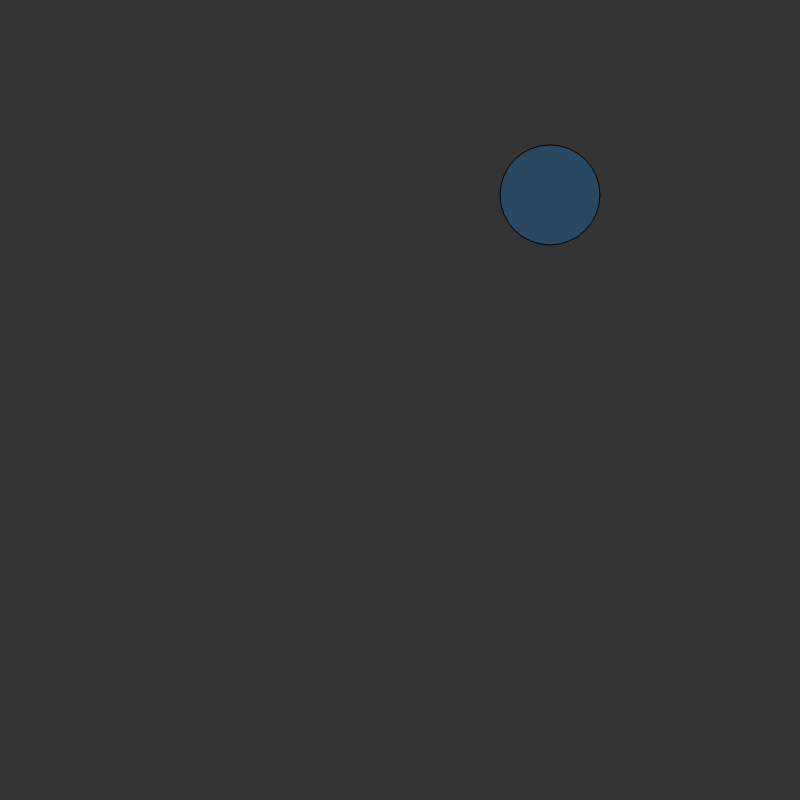
Frame 1 (no input)
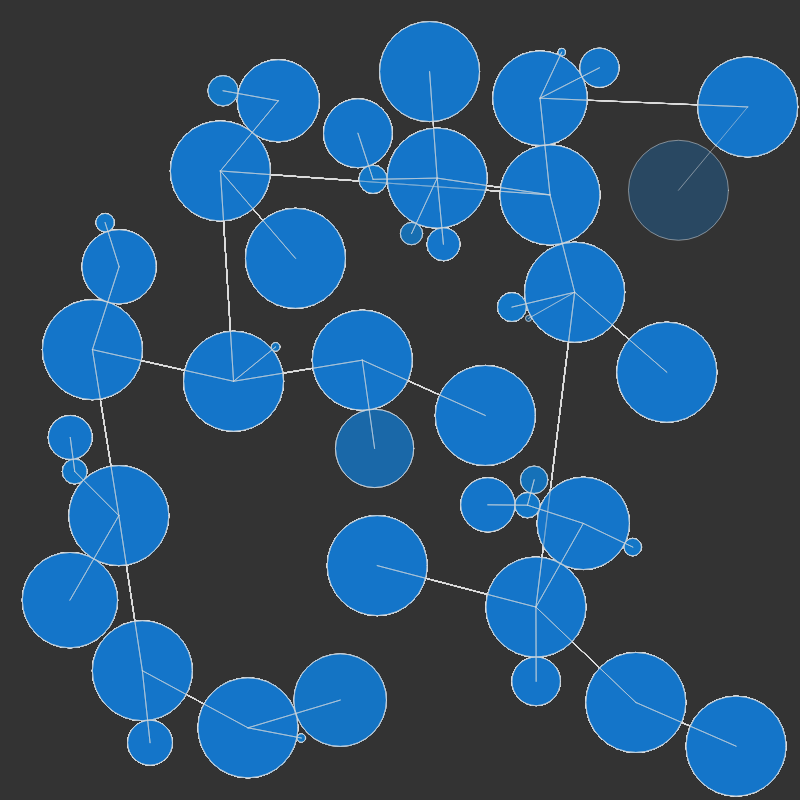
Frame 60 (no input)
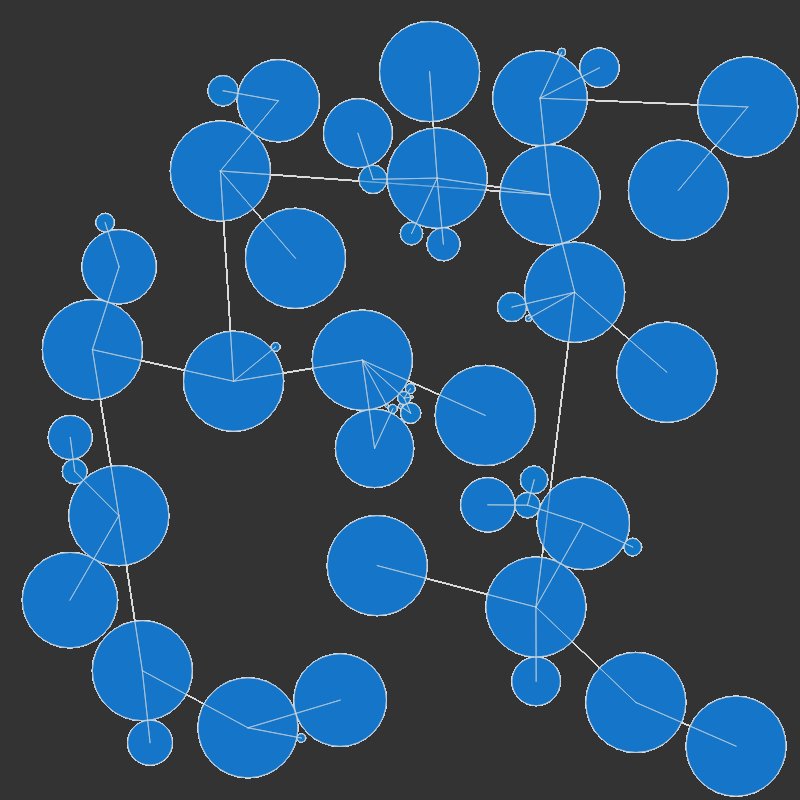
Frame 120 (the mouse pressed at the canvas centre since frame 60)

The p5.js sketch that drew these frames (run headless with seeded random() and noise() and a simulated clock; from frame 60 on, the mouse is pressed at the canvas centre):

// p5.js sketch
// ── sketch.js
// maybe do something that simulates magnets instead?

var maxRadius = 50;
var minRadius = 3;
var mouseRect = 30;
var currentCount = 0;
var x = [];
var y = [];
var r = [];
var closestIndex = [];

function setup() {
    createCanvas(800, 800);
    noFill();
    background(51);

    //var x[0] = 200;
    //var y[0] = 200;
    //var r[0] = 50;
    //var closestIndex[0] = 0;
}

function draw() {

    var newX = random(0+maxRadius, width-maxRadius);
    var newY = random(0+maxRadius, height-maxRadius);
    var newR = minRadius;

    if(mouseIsPressed) {
        newX = random(mouseX-mouseRect/2, mouseX+mouseRect/2);
        newY = random(mouseY-mouseRect/2, mouseY+mouseRect/2);
        newR = 1;
    }

    var intersection = false;

    for(var i = 0; i < currentCount; i++) {
        var d = dist(newX, newY, x[i], y[i]);
        if(d < (newR + r[i])) {
            intersection = true;
            break;
        }
    }

    if(intersection == false) {
        var newRadius = width;
        for(var i = 0; i < currentCount; i++) {
            var d = dist(newX, newY, x[i], y[i]);
            if(newRadius > d-r[i]) {
                newRadius = d-r[i];
                closestIndex[currentCount] = i;
            }
        }
        if(newRadius > maxRadius) {
            newRadius = maxRadius;
        }
        x[currentCount] = newX;
        y[currentCount] = newY;
        r[currentCount] = newRadius;
        currentCount++;
    }
    for(var i = 0; i < currentCount; i++) {
        fill(20, 120, 200, 80);
        ellipse(x[i], y[i], r[i]*2, r[i]*2);
        var n = closestIndex[i];
        stroke(220);
        strokeWeight(0.5);
        line(x[i], y[i], x[n], y[n]);
    }
}
